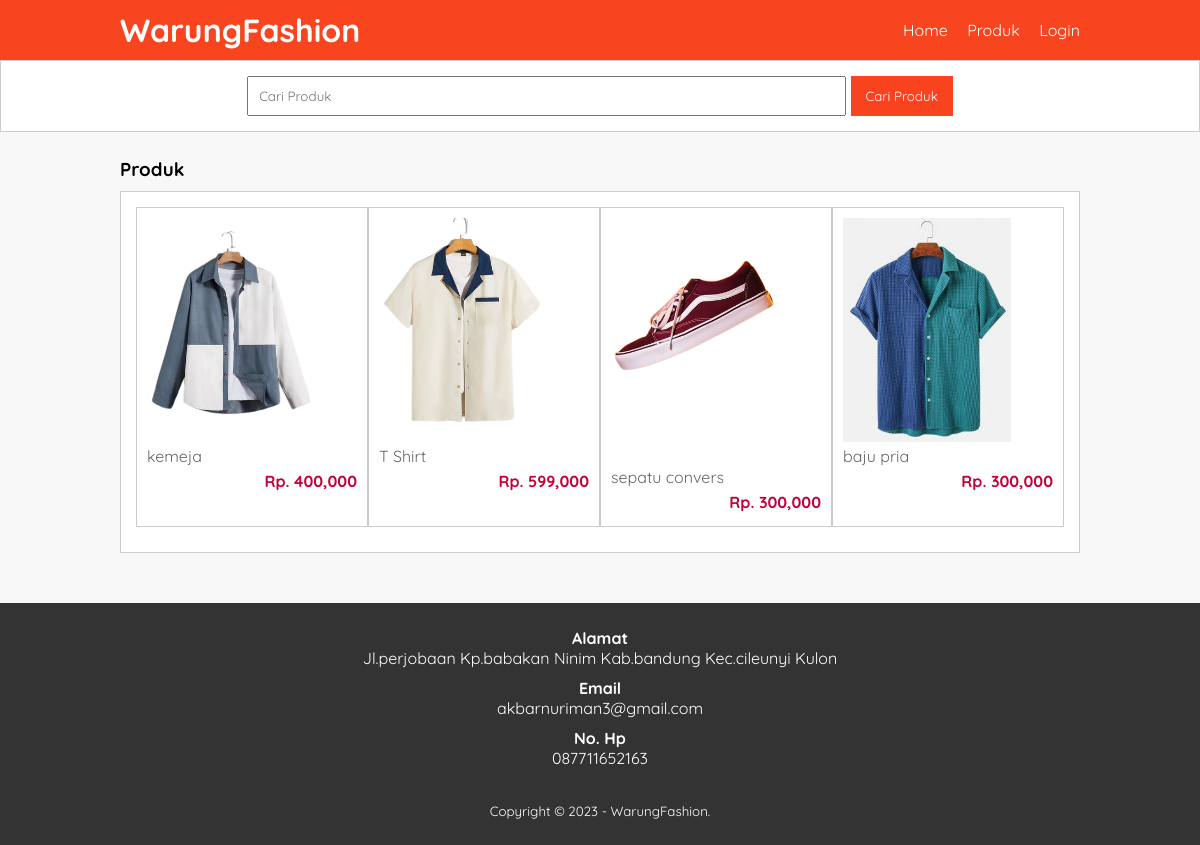
/produk.php, run on the app's committed database.
### tables this page shows
CREATE TABLE `tb_product` (
  `product_id` int(11) NOT NULL,
  `category_id` int(11) NOT NULL,
  `product_name` varchar(100) NOT NULL,
  `product_price` int(11) NOT NULL,
  `product_description` text NOT NULL,
  `product_image` varchar(100) NOT NULL,
  `product_status` tinyint(1) NOT NULL,
  `date_created` timestamp NOT NULL DEFAULT current_timestamp()
);

### produk.php (the view, shortened to what this page needs)
<?php
	include 'db.php';
	$kontak = mysqli_query($conn, "SELECT admin_telp, admin_email, admin_address FROM tb_admin WHERE admin_id = 1");
	$a = mysqli_fetch_object($kontak);
?>
<!DOCTYPE html>
<html>
<head>
	<link rel="stylesheet" type="text/css" href="css/style.css">
</head>
<body>
	<header>
		<div class="container">
			<h1><a href="index.php">WarungFashion</a></h1>
			<ul>
			<li><a href="index.php">Home</a></li>
				<li><a href="produk.php">Produk</a></li>
				<li><a href="loginIndex.php">Login</a></li>
			</ul>
		</div>
	</header>
	<div class="search">
		<div class="container">
			<form action="produk.php">
				<input type="text" name="search" placeholder="Cari Produk" value="<?php echo $_GET['search'] ?>">
				<input type="submit" name="cari" value="Cari Produk">
			</form>
		</div>
	</div>
	<div class="section">
		<div class="container">
			<h3>Produk</h3>
			<div class="box">
				<?php
					$produk = mysqli_query($conn, "SELECT * FROM tb_product WHERE product_status = 1 $where ORDER BY product_id DESC");
					if(mysqli_num_rows($produk) > 0){
						while($p = mysqli_fetch_array($produk)){
				?>
					<a href="detail-produk.php?id=<?php echo $p['product_id'] ?>">
						<div class="col-4">
							<img src="produk/<?php echo $p['product_image'] ?>">
							<p class="nama"><?php echo substr($p['product_name'], 0, 30) ?></p>
							<p class="harga">Rp. <?php echo number_format($p['product_price']) ?></p>
						</div>
					</a>
				<?php }}else{ ?>
					<p>Produk tidak ada</p>
				<?php } ?>
			</div>
		</div>
	</div>
	<div class="footer">
		<div class="container">
			<h4>Alamat</h4>
			<p><?php echo $a->admin_address ?></p>
			<h4>Email</h4>
			<p><?php echo $a->admin_email ?></p>
			<h4>No. Hp</h4>
			<p><?php echo $a->admin_telp ?></p>
			<small>Copyright &copy; 2023 - WarungFashion.</small>
		</div>
	</div>
</body>
</html>

### css/style.css (style rules this page uses)
* { padding: 0; margin: 0; font-family: "Quicksand", sans-serif; }
body { background-color: #f8f8f8; }
a { color: inherit; text-decoration: none; }
header { background-color: #f9451f; color: #fff; }
header h1 { float: left; padding: 10px 0; }
header ul { float: right; }
header ul li { display: inline-block; }
header ul li a { padding: 20px 0 20px 15px; display: inline-block; }
.container { width: 80%; margin: 0 auto; }
.container:after { content: ""; display: block; clear: both; }
.section { padding: 25px 0; }
.box { background-color: #fff; border: 1px solid #ccc; padding: 15px; box-sizing: border-box; margin: 10px 0 25px 0; }
.box:after { content: ""; display: block; clear: both; }
.search { padding: 15px 0; background-color: #fff; border: 1px solid #ccc; text-align: center; }
.search input[type="text"] { width: 60%; padding: 10px; }
.search input[type="submit"] { padding: 12px 15px; background-color: #f9431f; color: #fff; border: none; cursor: pointer; }
.col-4 { width: 25%; height: 320px; border: 1px solid #ccc; float: left; padding: 10px; box-sizing: border-box; margin-bottom: 10px; }
.col-4 img { width: 80%; }
.col-4 .nama { color: #666; margin-bottom: 5px; }
.col-4 .harga { font-weight: bold; color: #c70039; float: right; }
.footer { padding: 25px 0; background-color: #333; color: #fff; text-align: center; }
.footer p { margin-bottom: 10px; }
.footer small { margin-top: 25px; display: inline-block; }

### data on the page
tb_product: product_image (picture), product_name "kemeja", product_price "400,000"
tb_product: product_image (picture), product_name "T Shirt", product_price "599,000"
tb_product: product_image (picture), product_name "sepatu convers", product_price "300,000"
tb_product: product_image (picture), product_name "baju pria", product_price "300,000"

### other printed values
$a->admin_address "Jl.perjobaan Kp.babakan Ninim Kab.bandung Kec.cileunyi Kulon"
$a->admin_email "akbarnuriman3@gmail.com"
$a->admin_telp "087711652163"
